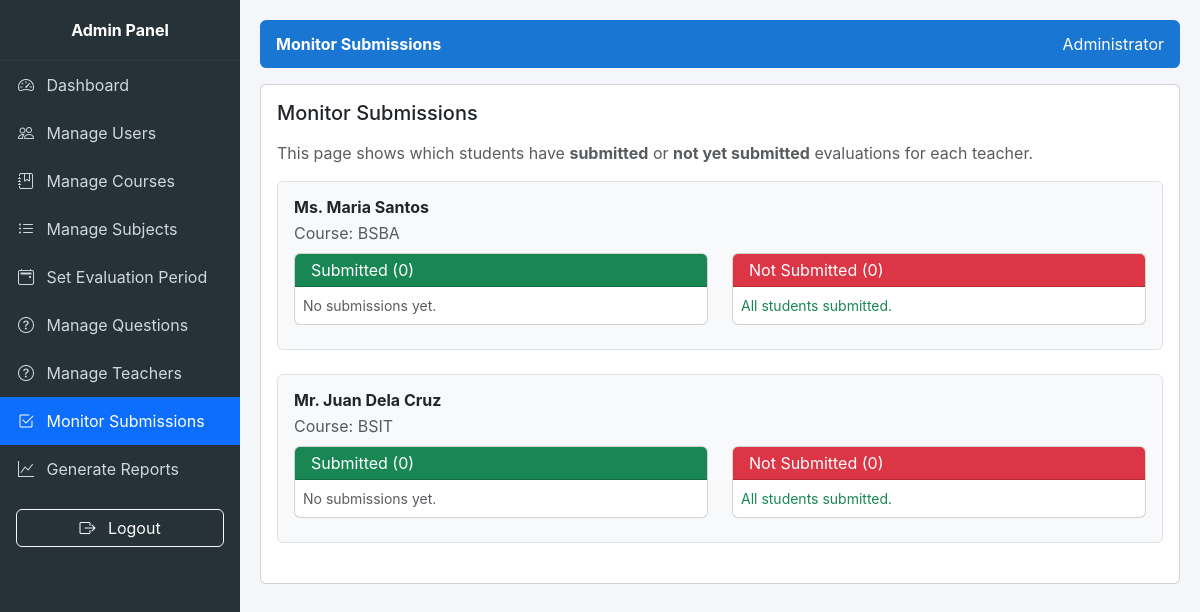
/monitor_submissions.php (signed in), run on the app's committed database.
### tables this page shows
CREATE TABLE IF NOT EXISTS teachers (
  id INT AUTO_INCREMENT PRIMARY KEY,
  name VARCHAR(150) NOT NULL,
  course VARCHAR(100),
  year VARCHAR(16),
  description TEXT,
  email VARCHAR(150),
  avatar VARCHAR(255) NULL,
  created_at DATETIME DEFAULT CURRENT_TIMESTAMP
);

### monitor_submissions.php (the view, shortened to what this page needs)
<?php
require_once 'functions.php';
$teachers = $conn->query("
    SELECT id, name, course
    FROM teachers
    ORDER BY course, name
")->fetchAll(PDO::FETCH_ASSOC);
?>
<div class="card p-3">
    <h5 class="mb-3">Monitor Submissions</h5>
    <p class="text-muted mb-3">
        This page shows which students have <strong>submitted</strong> or <strong>not yet submitted</strong> evaluations for each teacher.
    </p>
    <?php foreach ($teachers as $t): ?>
        <div class="border rounded p-3 mb-4 bg-light">
            <h6 class="mb-1">
                <strong><?php echo htmlspecialchars($t['name']); ?></strong>
            </h6>
            <div class="text-muted mb-2">Course: <?php echo htmlspecialchars($t['course']); ?></div>
            <?php
            $submittedList = [];
            $notSubmitted = [];
            ?>
            <div class="row">
                <div class="col-md-6">
                    <div class="card mb-2">
                        <div class="card-header bg-success text-white py-1">
                            Submitted (<?php echo count($submittedList); ?>)
                        </div>
                        <div class="card-body p-2" style="max-height: 200px; overflow-y:auto;">
                            <?php if (empty($submittedList)): ?>
                                <div class="text-muted small">No submissions yet.</div>
                            <?php endif; ?>
                        </div>
                    </div>
                </div>
                <div class="col-md-6">
                    <div class="card mb-2">
                        <div class="card-header bg-danger text-white py-1">
                            Not Submitted (<?php echo count($notSubmitted); ?>)
                        </div>
                        <div class="card-body p-2" style="max-height: 200px; overflow-y:auto;">
                            <?php if (empty($notSubmitted)): ?>
                                <div class="text-success small">All students submitted.</div>
                            <?php endif; ?>
                        </div>
                    </div>
                </div>
            </div>
        </div>
    <?php endforeach; ?>
</div>
<?php
include 'admin_layout.php';

### admin_layout.php (style rules this page uses)
body { background:#f4f6f9; font-family: Inter, sans-serif; }

### data on the page
teachers: name "Ms. Maria Santos", course "BSBA", count($submittedList) "0", count($notSubmitted) "0"
teachers: name "Mr. Juan Dela Cruz", course "BSIT", count($submittedList) "0", count($notSubmitted) "0"

### other printed values
$page_title "Monitor Submissions"
$fullnameInSession "Administrator"
